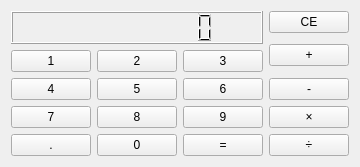
<?xml version="1.0" encoding="UTF-8"?>
<ui version="4.0">
 <class>Widget</class>
 <widget class="QWidget" name="Widget">
  <property name="geometry">
   <rect>
    <x>0</x>
    <y>0</y>
    <width>356</width>
    <height>167</height>
   </rect>
  </property>
  <property name="windowTitle">
   <string>Widget</string>
  </property>
  <layout class="QGridLayout" name="gridLayout">
   <item row="0" column="3">
    <widget class="QPushButton" name="pushButton_CE">
     <property name="text">
      <string>CE</string>
     </property>
    </widget>
   </item>
   <item row="1" column="3" rowspan="2">
    <widget class="QPushButton" name="pushButton_Plus">
     <property name="text">
      <string>+</string>
     </property>
    </widget>
   </item>
   <item row="2" column="0">
    <widget class="QPushButton" name="pushButton_1">
     <property name="text">
      <string>1</string>
     </property>
    </widget>
   </item>
   <item row="2" column="1">
    <widget class="QPushButton" name="pushButton_2">
     <property name="text">
      <string>2</string>
     </property>
    </widget>
   </item>
   <item row="2" column="2">
    <widget class="QPushButton" name="pushButton_3">
     <property name="text">
      <string>3</string>
     </property>
    </widget>
   </item>
   <item row="3" column="0">
    <widget class="QPushButton" name="pushButton_4">
     <property name="text">
      <string>4</string>
     </property>
    </widget>
   </item>
   <item row="3" column="1">
    <widget class="QPushButton" name="pushButton_5">
     <property name="text">
      <string>5</string>
     </property>
    </widget>
   </item>
   <item row="3" column="2">
    <widget class="QPushButton" name="pushButton_6">
     <property name="text">
      <string>6</string>
     </property>
    </widget>
   </item>
   <item row="3" column="3">
    <widget class="QPushButton" name="pushButton_Minus">
     <property name="text">
      <string>-</string>
     </property>
    </widget>
   </item>
   <item row="4" column="0">
    <widget class="QPushButton" name="pushButton_7">
     <property name="text">
      <string>7</string>
     </property>
    </widget>
   </item>
   <item row="4" column="1">
    <widget class="QPushButton" name="pushButton_8">
     <property name="text">
      <string>8</string>
     </property>
    </widget>
   </item>
   <item row="4" column="2">
    <widget class="QPushButton" name="pushButton_9">
     <property name="text">
      <string>9</string>
     </property>
    </widget>
   </item>
   <item row="4" column="3">
    <widget class="QPushButton" name="pushButton_Multi">
     <property name="text">
      <string>×</string>
     </property>
    </widget>
   </item>
   <item row="5" column="0">
    <widget class="QPushButton" name="pushButton_Dot">
     <property name="text">
      <string>.</string>
     </property>
    </widget>
   </item>
   <item row="5" column="1">
    <widget class="QPushButton" name="pushButton_0">
     <property name="text">
      <string>0</string>
     </property>
    </widget>
   </item>
   <item row="5" column="2">
    <widget class="QPushButton" name="pushButton_Eq">
     <property name="text">
      <string>=</string>
     </property>
    </widget>
   </item>
   <item row="5" column="3">
    <widget class="QPushButton" name="pushButton_Devi">
     <property name="text">
      <string>÷</string>
     </property>
    </widget>
   </item>
   <item row="0" column="0" rowspan="2" colspan="3">
    <widget class="QLCDNumber" name="lcdNumber">
     <property name="digitCount">
      <number>10</number>
     </property>
    </widget>
   </item>
  </layout>
 </widget>
 <layoutdefault spacing="6" margin="11"/>
 <resources/>
 <connections/>
</ui>
